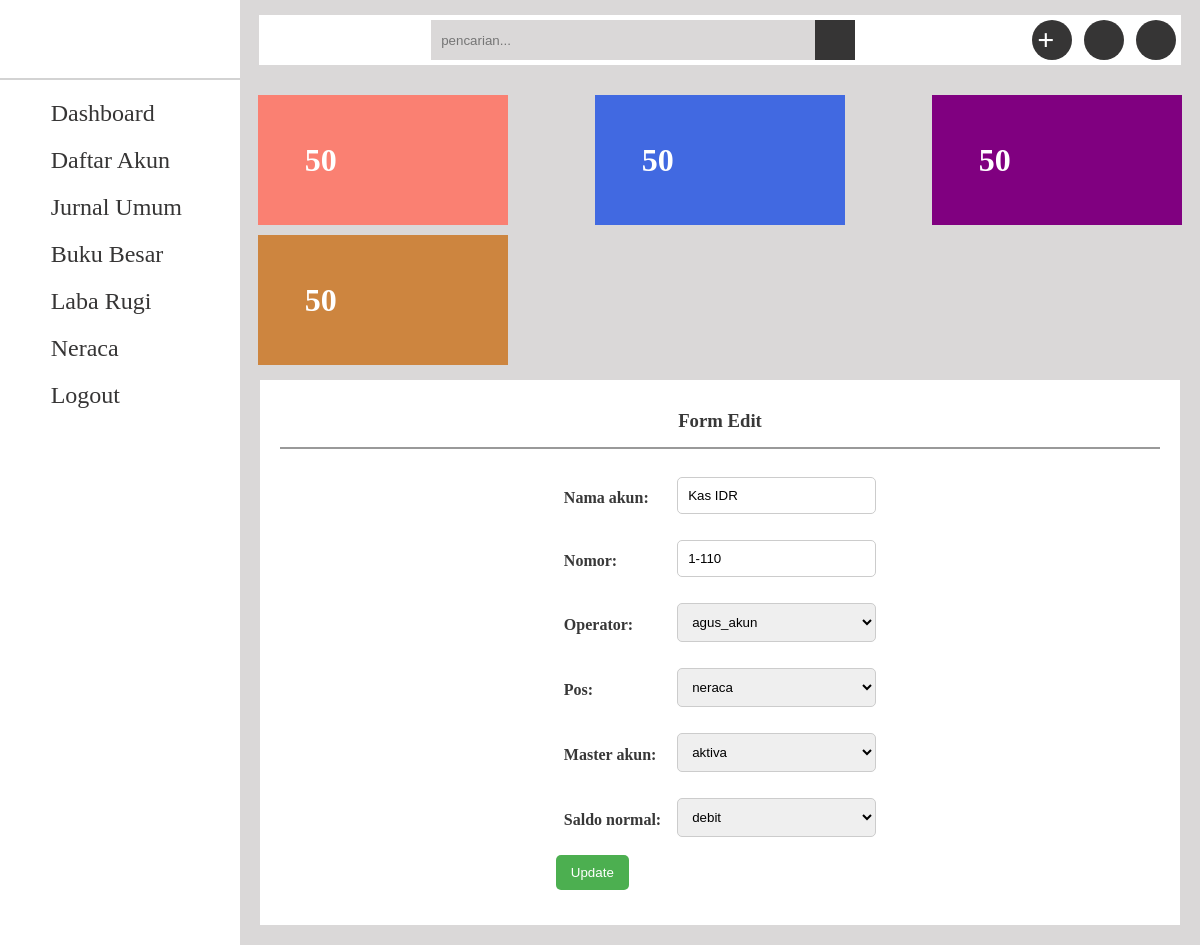
Page /daftarakun/eidt/4/ on the committed database.
### akun/models.py (models this page shows, shortened)
class Profil(models.Model):
    nama_akun = models.CharField(max_length=50)
    nomor = models.CharField(max_length=50)
    operator = models.ForeignKey(User, on_delete=models.CASCADE)
    pos = models.CharField(max_length=30, choices=[
        ('laba rugi', 'laba rugi'),
        ('neraca', 'neraca')
    ])
    master_akun = models.CharField(max_length=30, choices=[
        ('aktiva', 'aktiva'),
        ('passiva', 'passiva'),
        ('pendapatan', 'pendapatan'),
        ('beban', 'beban')
    ])
    saldo_normal = models.CharField(max_length=30, choices=[
        ('debit','debit'),
        ('kredit','kredit'),
    ])

### akun/views.py (the view)
# urls.py: path('daftarakun/eidt/<int:pk>/', views.AkunEdit.as_view(), name='akun_edit'),
class AkunEdit(UpdateView):
    model=Profil
    fields='__all__'
    success_url=reverse_lazy('user:daftar_akun')

### templates/akun/profil_form.html (shortened to what this page needs)
{% extends 'base.html' %}

### templates/includes/akun_edit.html (shortened to what this page needs)
<div class="payments">
    <h3 class="title">Form Edit</h3>
    <form action="" method="post" class="inputan">
        <table>
            {{ form.as_table }}
        </table>
        <button type="submit">Update</button>
    </form>
</div>

### static/css/style.css (style rules this page uses)
* { padding: 0; margin: 0; box-sizing: border-box; text-decoration: none; list-style: none; }
table { border-collapse: collapse; }
button { background-color: transparent; border: none; }
.inputan { max-width: 100%; margin: auto; padding: 20px; background-color: #f9f9f9; }
.inputan label { font-weight: bold; display: block; margin-bottom: 5px; }
.inputan input[type="text"], .inputan input[type="password"], .inputan input[type="number"], .inputan textarea, select { width: 100%; padding: 10px; border: 1px solid #ccc; border-radius: 5px; margin-bottom: 10px; }
.inputan button { padding: 10px 15px; background-color: #4CAF50; color: white; border: none; border-radius: 5px; cursor: pointer; }
.payments { min-height: 50vh; flex: 5; background:white; margin: 0 20px 20px 20px; display: flex; flex-direction: column; color: #383838; padding: 15px 20px; }
.title { display: flex; align-items: center; justify-content: space-around; padding: 15px 10px; border-bottom: 2px solid #999; }
table { padding: 10px; }
th,td { text-align: left; padding: 8px; }

### templates/includes/akun_edit.html (style rules this page uses)
.inputan { background-color: transparent; }

### rows in the picture
Profil: nama_akun "Kas IDR", nomor "1-110", operator "agus_akun", pos "neraca", master_akun "aktiva", saldo_normal "debit"
